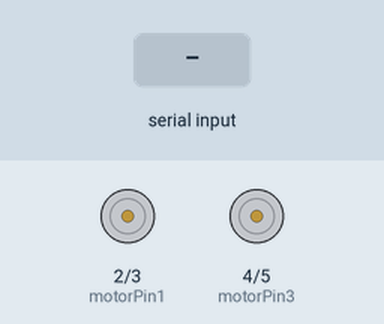
Simulated run of this sketch. Board: Arduino Uno, built with avr-gcc and run on an emulated ATmega328P. Shown: motor-driver pin pairs drawn as motors (green arrow = first pin HIGH = forward, orange = second pin HIGH = backward, longer = more drive, scaled by the enable pin). The inputs (shaded band) are chosen by the test bench.

Above: at 1.2 s.
1.3 s: "R" received over Serial
At 2.5 s:
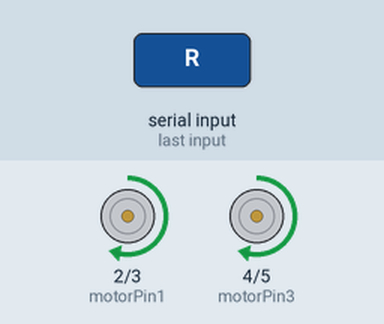
2.8 s: "L" received over Serial
At 3.6 s:
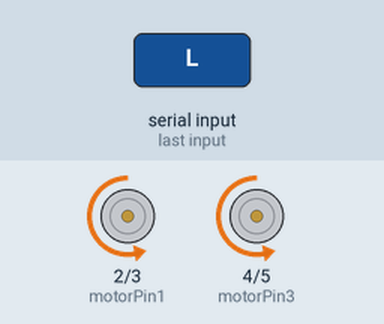
4.3 s: "S" received over Serial
At 4.8 s:
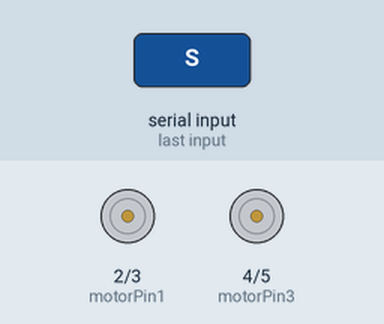
Timing chart, 0 to 7.3 s (numbered marks = the images above; inputs shaded):
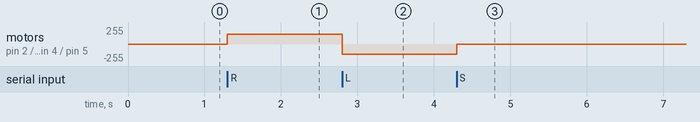

Measured:
- after the input at 1.3 s, motor on pin 2 (motorPin1) / pin 3 (motorPin2), motor on pin 4 (motorPin3) / pin 5 (motorPin4): stopped → forward 150/255 at once
- after the input at 2.8 s, motor on pin 2 (motorPin1) / pin 3 (motorPin2), motor on pin 4 (motorPin3) / pin 5 (motorPin4): forward 150/255 → backward 150/255 at once
- after the input at 4.3 s, motor on pin 2 (motorPin1) / pin 3 (motorPin2), motor on pin 4 (motorPin3) / pin 5 (motorPin4): backward 150/255 → stopped at once

The sketch:

base_follow.ino
```cpp
#include <Servo.h>


//Motor A
const int motorPin1  = 2;  // Pin 14 of L293
const int motorPin2  = 3;  // Pin 10 of L293
//Motor B
const int motorPin3  = 4; // Pin  7 of L293
const int motorPin4  = 5;  // Pin  2 of L293
int enA = 9 ;
int enB = 10 ;
int a = 1;
void setup(){

    Serial.begin(9600);

    pinMode(motorPin1, OUTPUT);
    pinMode(motorPin2, OUTPUT);
    pinMode(motorPin3, OUTPUT);
    pinMode(motorPin4, OUTPUT);
      pinMode(enA, OUTPUT);
        pinMode(enB, OUTPUT);

}


void loop()


{
  analogWrite(enA, 150);
analogWrite(enB, 150);
  if (Serial.available())
{
  int state = Serial.read();
  if (state == 'R' )
  {
    digitalWrite(motorPin1, 1);
    digitalWrite(motorPin2, 0);
    digitalWrite(motorPin3, 1);
    digitalWrite(motorPin4, 0);


  }

  if (state == 'L')
  {
    digitalWrite(motorPin1, 0);
    digitalWrite(motorPin2, 1);
    digitalWrite(motorPin3, 0);
    digitalWrite(motorPin4, 1);


  }

  if (state == 'S')
  {
    digitalWrite(motorPin1, 0);
    digitalWrite(motorPin2, 0);
    digitalWrite(motorPin3, 0);
    digitalWrite(motorPin4, 0);

  }

}
// left - 0101
// right - 1010
/*
if (a==1)
{
    digitalWrite(motorPin1, 1);
    digitalWrite(motorPin2, 0);
    digitalWrite(motorPin3, 1);
    digitalWrite(motorPin4, 0);
    delay(1000);
    a = 2;
}

*/


}
```
